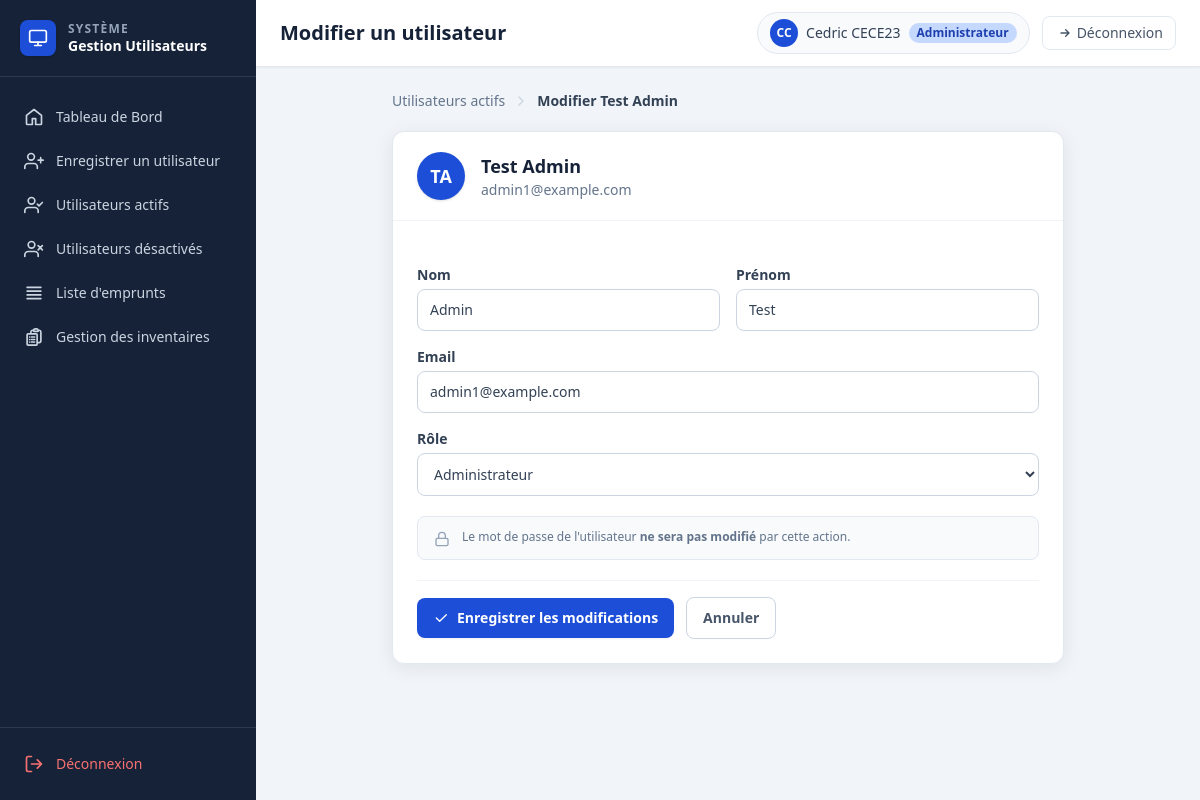
The page /utilisateurs/users/1/edit/ (signed in) on the database its author committed.
### users/models.py (models this page shows, shortened)
class CustomUser(AbstractBaseUser, PermissionsMixin):
    class TypeUser(models.TextChoices):
        ADMIN = "administrateur", _("Administrateur")
        MANAGER = "gestionnaire", _("Gestionnaire")
    email = models.EmailField(_("email address"), unique=True)
    nom = models.CharField(max_length=150)
    prenom = models.CharField(max_length=150)
    type_user = models.CharField(max_length=30, choices=TypeUser.choices, default=TypeUser.MANAGER)
    is_active = models.BooleanField(default=True)
    objects = CustomUserManager()
    USERNAME_FIELD = "email"
    REQUIRED_FIELDS = ["nom", "prenom"]

### users/views.py (the view)
# urls.py: path("users/<int:user_id>/edit/",       views.edit_user,       name="edit_user"),
@login_required
@admin_required
def edit_user(request: HttpRequest, user_id: int) -> HttpResponse:
    target = get_object_or_404(CustomUser, pk=user_id)
    if request.method == "POST":
        form = EditUserForm(request.POST, instance=target)
        if form.is_valid():
            form.save()
            messages.success(
                request,
                f"Les informations de {target.prenom} {target.nom} ont été mises à jour.",
            )
            return redirect(f"{reverse('users:dashboard')}?tab=active")
        else:
            messages.error(request, "Veuillez corriger les erreurs du formulaire.")
    else:
        form = EditUserForm(instance=target)
    return render(request, "users/edit_user.html", {"form": form, "target": target})

### users/forms.py
class EditUserForm(forms.ModelForm):
    class Meta:
        model = CustomUser
        fields = ["nom", "prenom", "email", "type_user"]
        widgets = {
            "type_user": forms.Select(choices=CustomUser.TypeUser.choices),
        }

### users/views.py (called while the page is built)
def admin_required(view_func):
    @wraps(view_func)
    def _wrapped(request: HttpRequest, *args, **kwargs):
        if not request.user.is_authenticated:
            return redirect("users:login")
        return view_func(request, *args, **kwargs)
    return _wrapped

### users/templates/users/Edit_user.html (shortened to what this page needs)
{% extends "users/base.html" %}
{% block page_title %}Modifier un utilisateur{% endblock %}
{% block content %}
<section class="mx-auto max-w-2xl">
  <nav class="mb-5 flex items-center gap-2 text-sm text-slate-500">
    <a href="{% url 'users:dashboard' %}?tab=active" class="hover:text-primary-600 font-medium">Utilisateurs actifs</a>
    <svg class="h-4 w-4 text-slate-300" viewBox="0 0 24 24" fill="none" stroke="currentColor" stroke-width="2">
      <path stroke-linecap="round" stroke-linejoin="round" d="m9 18 6-6-6-6"/>
    </svg>
    <span class="font-semibold text-slate-700">Modifier {{ target.prenom }} {{ target.nom }}</span>
  </nav>
  <div class="rounded-xl border border-slate-200 bg-white shadow-soft">
    <div class="flex items-center gap-4 border-b border-slate-100 px-6 py-5">
      <div class="grid h-12 w-12 place-items-center rounded-full bg-primary-600 text-lg font-bold text-white shadow">
        {{ target.prenom|first|upper }}{{ target.nom|first|upper }}
      </div>
      <div>
        <h2 class="text-lg font-bold text-navy-800">{{ target.prenom }} {{ target.nom }}</h2>
        <p class="text-sm text-slate-500">{{ target.email }}</p>
      </div>
    </div>
    <form method="post" class="space-y-5 px-6 py-6" novalidate>
      <div class="grid gap-4 sm:grid-cols-2">
        <div>
          <label for="{{ form.nom.id_for_label }}" class="mb-1 block text-sm font-semibold text-slate-700">Nom</label>
          <input type="text" name="{{ form.nom.name }}" id="{{ form.nom.id_for_label }}"
                 value="{{ form.nom.value|default_if_none:'' }}" class="form-input" />
        </div>
        <div>
          <label for="{{ form.prenom.id_for_label }}" class="mb-1 block text-sm font-semibold text-slate-700">Prénom</label>
          <input type="text" name="{{ form.prenom.name }}" id="{{ form.prenom.id_for_label }}"
                 value="{{ form.prenom.value|default_if_none:'' }}" class="form-input" />
        </div>
        <div class="sm:col-span-2">
          <label for="{{ form.email.id_for_label }}" class="mb-1 block text-sm font-semibold text-slate-700">Email</label>
          <input type="email" name="{{ form.email.name }}" id="{{ form.email.id_for_label }}"
                 value="{{ form.email.value|default_if_none:'' }}" class="form-input" />
        </div>
        <div class="sm:col-span-2">
          <label for="{{ form.type_user.id_for_label }}" class="mb-1 block text-sm font-semibold text-slate-700">Rôle</label>
          <select name="{{ form.type_user.name }}" id="{{ form.type_user.id_for_label }}" class="form-select">
            <option value="administrateur" {% if form.type_user.value == 'administrateur' %}selected{% endif %}>Administrateur</option>
          </select>
        </div>
      </div>
      <div class="flex items-start gap-3 rounded-lg border border-slate-200 bg-slate-50 px-4 py-3">
        <svg class="h-4 w-4 mt-0.5 shrink-0 text-slate-400" viewBox="0 0 24 24" fill="none" stroke="currentColor" stroke-width="2">
          <rect x="3" y="11" width="18" height="11" rx="2"/><path stroke-linecap="round" d="M7 11V7a5 5 0 0 1 10 0v4"/>
        </svg>
        <p class="text-xs text-slate-500">Le mot de passe de l'utilisateur <strong>ne sera pas modifié</strong> par cette action.</p>
      </div>
      <div class="flex items-center gap-3 border-t border-slate-100 pt-4">
        <button type="submit" class="btn-primary">
          <svg class="h-4 w-4" viewBox="0 0 24 24" fill="none" stroke="currentColor" stroke-width="2">
            <path stroke-linecap="round" stroke-linejoin="round" d="m5 12 5 5L20 7"/>
          </svg>
          Enregistrer les modifications
        </button>
        <a href="{% url 'users:dashboard' %}?tab=active"
           class="rounded-lg border border-slate-300 px-4 py-2.5 text-sm font-semibold text-slate-600 transition hover:bg-slate-50">
          Annuler
        </a>
      </div>
    </form>
  </div>
</section>
{% endblock %}

### users/templates/users/base.html (shortened to what this page needs)
<!doctype html>
<html lang="fr">
  <head>
    <script src="https://cdn.tailwindcss.com"></script>
  </head>
  <body class="bg-slate-100 text-slate-800">
    <div class="min-h-screen lg:flex">
      <aside class="flex w-64 shrink-0 flex-col bg-navy-800 text-white lg:min-h-screen">
        <div class="flex items-center gap-3 border-b border-white/10 px-5 py-5">
          <div class="grid h-9 w-9 place-items-center rounded-lg bg-primary-600 shadow">
            <svg class="h-5 w-5 text-white" viewBox="0 0 24 24" fill="none" stroke="currentColor" stroke-width="2">
              <rect x="2" y="3" width="20" height="14" rx="2"/>
              <path stroke-linecap="round" d="M8 21h8M12 17v4"/>
            </svg>
          </div>
          <div>
            <p class="text-xs font-semibold uppercase tracking-widest text-slate-400">Système</p>
            <p class="text-sm font-bold leading-tight text-white">Gestion Utilisateurs</p>
          </div>
        </div>
        <nav class="flex-1 space-y-1 px-3 py-5">
          <a href="?tab=home" class="nav-link {% if tab == 'home' %}active{% endif %}">
            <svg class="h-5 w-5" viewBox="0 0 24 24" fill="none" stroke="currentColor" stroke-width="2">
              <path stroke-linecap="round" stroke-linejoin="round" d="m3 10 9-7 9 7v10a1 1 0 0 1-1 1h-6v-7H10v7H4a1 1 0 0 1-1-1z"/>
            </svg>
            Tableau de Bord
          </a>
          <a href="?tab=register" class="nav-link {% if tab == 'register' %}active{% endif %}">
            <svg class="h-5 w-5" viewBox="0 0 24 24" fill="none" stroke="currentColor" stroke-width="2">
              <path stroke-linecap="round" stroke-linejoin="round" d="M16 21v-2a4 4 0 0 0-4-4H5a4 4 0 0 0-4 4v2"/>
              <circle cx="8.5" cy="7" r="4"/>
              <path stroke-linecap="round" stroke-linejoin="round" d="M20 8v6M23 11h-6"/>
            </svg>
            Enregistrer un utilisateur
          </a>
          <a href="?tab=active" class="nav-link {% if tab == 'active' %}active{% endif %}">
            <svg class="h-5 w-5" viewBox="0 0 24 24" fill="none" stroke="currentColor" stroke-width="2">
              <path stroke-linecap="round" stroke-linejoin="round" d="M17 21v-2a4 4 0 0 0-4-4H5a4 4 0 0 0-4 4v2"/>
              <circle cx="9" cy="7" r="4"/>
              <path stroke-linecap="round" stroke-linejoin="round" d="m16 11 2 2 4-4"/>
            </svg>
            Utilisateurs actifs
          </a>
          <a href="?tab=disabled" class="nav-link {% if tab == 'disabled' %}active{% endif %}">
            <svg class="h-5 w-5" viewBox="0 0 24 24" fill="none" stroke="currentColor" stroke-width="2">
              <path stroke-linecap="round" stroke-linejoin="round" d="M17 21v-2a4 4 0 0 0-4-4H5a4 4 0 0 0-4 4v2"/>
              <circle cx="9" cy="7" r="4"/>
              <path stroke-linecap="round" stroke-linejoin="round" d="m17 8 5 5M22 8l-5 5"/>
            </svg>
            Utilisateurs désactivés
          </a>
          <a href="?tab=listeemprunts" class="nav-link {% if tab == 'listeemprunts' %}active{% endif %}">
            <svg xmlns="http://www.w3.org/2000/svg" fill="none" viewBox="0 0 24 24" stroke-width="2" stroke="currentColor" class="h-5 w-5">
              <path stroke-linecap="round" stroke-linejoin="round" d="M3.75 5.25h16.5m-16.5 4.5h16.5m-16.5 4.5h16.5m-16.5 4.5h16.5" />
            </svg>
            Liste d'emprunts
          </a>
          <a href="?tab=inventaires" class="nav-link {% if tab == 'inventaires' %}active{% endif %}">
            Gestion des inventaires
          </a>
        </nav>
        <div class="border-t border-white/10 px-3 py-4">
          <a href="{% url 'users:logout' %}" class="nav-link text-red-400 hover:bg-red-900/30 hover:text-red-300">
            <svg class="h-5 w-5" viewBox="0 0 24 24" fill="none" stroke="currentColor" stroke-width="2">
              <path stroke-linecap="round" stroke-linejoin="round" d="M9 21H5a2 2 0 0 1-2-2V5a2 2 0 0 1 2-2h4"/>
              <path stroke-linecap="round" stroke-linejoin="round" d="m16 17 5-5-5-5M21 12H9"/>
            </svg>
            Déconnexion
          </a>
        </div>
      </aside>
      <div class="flex flex-1 flex-col">
        <header class="flex items-center justify-between border-b border-slate-200 bg-white px-6 py-3 shadow-sm">
          <h1 class="text-xl font-bold text-navy-800">{% block page_title %}Dashboard{% endblock %}</h1>
          <div class="flex items-center gap-3">
            <div class="flex items-center gap-2 rounded-full border border-slate-200 bg-slate-50 px-3 py-1.5">
              <div class="grid h-7 w-7 place-items-center rounded-full bg-primary-600 text-xs font-bold text-white">
                {{ request.user.prenom|first|upper }}{{ request.user.nom|first|upper }}
              </div>
              <span class="text-sm font-medium text-slate-700">{{ request.user.prenom }} {{ request.user.nom }}</span>
              <span class="rounded-full bg-primary-100 px-2 py-0.5 text-xs font-semibold text-primary-700">Administrateur</span>
            </div>
            <a href="{% url 'users:logout' %}" class="flex items-center gap-1.5 rounded-lg border border-slate-200 px-3 py-1.5 text-sm font-medium text-slate-600 transition hover:bg-slate-100">
              <svg class="h-4 w-4" viewBox="0 0 24 24" fill="none" stroke="currentColor" stroke-width="2">
                <path stroke-linecap="round" stroke-linejoin="round" d="m16 17 5-5-5-5M21 12H9"/>
              </svg>
              Déconnexion
            </a>
          </div>
        </header>
        <main class="flex-1 p-6">
          {% block content %}{% endblock %}
        </main>
      </div>
    </div>
  </body>
</html>

### rows shown on the page
CustomUser: user.prenom|first "C", user.nom|first "C", user.prenom "Cedric", user.nom "CECE23"
CustomUser: prenom "Test", nom "Admin", prenom|first "T", nom|first "A", email "admin1@example.com", type_user "Administrateur"
